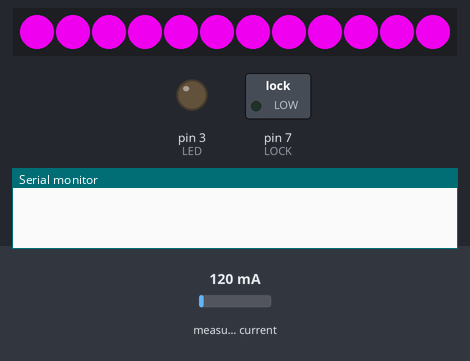
Simulated run of this sketch. Board: Arduino Uno, built with avr-gcc and run on an emulated ATmega328P. Parts: 12 RGB LEDs in strip order, left to right, switched loads named in the sketch (green lamp = pin HIGH), output pins drawn as LEDs (lit = HIGH), the last lines printed to the serial monitor. Dashed ring = blinking. The inputs (shaded band) are chosen by the test bench; at power-on: measured current 120 mA.

Above: at 1.8 s.
At 4.3 s:
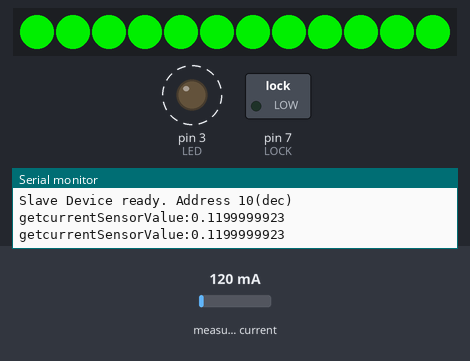
Timing chart, 0 to 40.0 s (numbered marks = the images above):
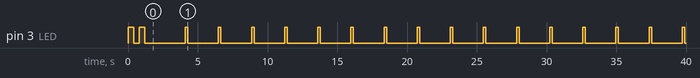

The sketch:

Strommesser.ino
```cpp
/**
    Akkustation I2C SLAVE Modul
    04.05.2016  A.Fischer     Erste Version
    23.05.2016  A.Fischer     Die I2C-Adresse wird per 74hc165 + I2CADDRESS bestimmt
    01.07.2016  A.Fischer     CMD_GETVERSION Implementiert
    10.07.2016  A.Fischer     CMD_LEDON und CMD_LEDOFF, Faecher sind initial ROT
    17.08.2016  A.Fischer     12 LEDs und DIMM auf 0.8
    19.08.2016  A.Fischer     Bei Aufruf von getState() wird die lokale LED angeschaltet, wenn ein Geraet zum Laden angeschlossen ist
    23.08.2016  A.Fischer 102 Addressierung hartverdrahtet. Abfrage des Moduls deaktiviert.
    21.11.2016  A.Fischer 103 Watchdog Timer
    13.12.2016  D.Munke   104 Abfrage auf 74HC595 deaktiviert
    15.12.2016  A.Fischer 200 Vom Master kommen 2 Bytes: Der Befehl und die Zieladresse.
                              In receiveEvent wird gecheckt, ob die Adress des Moduls mit der
                              Adresse des Befehls uebereinstimmt.
                              wdt_Reset() in loop() bei LASTCOMMAND == NO_DEFINE

    26.02.2017  A.Fischer 201 Erweiterung um die Befehle fuer Fingerprint.
    02.04.2017  A.Fischer 202 bei aufruf von Getstate wird ein an A2 angeschlossener Stromsensor abgefragt
    10.04.2017  A.Fischer 203 Neues Command: GETCURRENT liefert zu Diagnosezwecken den Wert des Stromsensors, dafuer die
                              neue Methode getCurrentSensorValue().
    10.08.2017  A.Fischer 204 Bugfixing bei getCurrent.
    27.08.2017  A.Fischer 210 Konsolidierung von CurrentSensor und bisherigem Zweig fuer die kleinen Faecher.
                              Der Unterschied macht sich nach Aussen im Blinken beim Anlegen der Betriebsspannung deutlich:
                              Handyfach blinkt 1x, Fach mit Currentsensor ("grosses Fach") blinkt 2x.
                              Loeschen der Fingerprint-Aufrufe.
    31.11.2017  A.Fischer 211 RS485
    01.03.2018  A.Fischer 005
    07.03.2018  A.Fischer 006 Anpassung in sendData(), weil es mit ByPassCaps auf der Platine zu Farming-Fehlern kam
    11.10.2018  A.Fischer 007 CMD_GETVERSION liefert 211 zurueck. Hier wird ein neues Muster bei gesperrten Faechern angezeigt.
                              Ausserdem ist ein Fach nach dem Anschalten nicht mehr ROT, sondern VIOLETT, damit man die einzelnen
                              Zustaende besser unterscheiden kann.

*/

/*
    Ein Fach, dass fuer einen Stromsensor konfiguriert wurde, kann AUCH den Zustand eine angeschlossenen USB-Geraetes erkennen.
    ABER: In dem Fall muss auf jeden Fall ein Sensor angeschlossen sein, weil die Schaltung sonst falsche Werte liefert.
*/


//*****************************************************************
/*
    FACH_FUER_HANDY 1: Kleines Fach
    FACH_FUER_HANDY 0: Grosses Fach mit angeschlossenem Stromsensor
*/
#define FACH_FUER_HANDY 0
byte I2CADDRESS = 10;
byte MASTERADDRESS= 2;
//*****************************************************************

//#include <Wire.h>
#include <SoftwareSerial.h>
#include <Adafruit_NeoPixel.h>
#include <avr/wdt.h>

#if(!FACH_FUER_HANDY)
#include "EmonLib.h"                   // Include Emon Library
EnergyMonitor emon1;                   // Create an instance
#endif


#define VERSION             211
#define VOLTAGEMINIMUM      0x03  //----Der Wert, der fuer den Stromfluss steht, wenn kein HANDY angeschlossen ist
#define CURRENTMINIMUM      0.36   //Der Wert, der vom Stromsensor kommt, bis zu dem KEIN angeschlossenes Geraet erkannt wird
#define COLORDIMM           0.8

#define NO_DEFINE           0x00
#define CMD_GETVERSION      0x2E
#define CMD_GETSTATE        0x2F
#define CMD_PING            0x01
#define CMD_OPENDOOR        0x02
#define CMD_LEDON           0x03
#define CMD_LEDOFF          0x04
#define CMD_GETCURRENT      0x05
#define CMD_SETCOLOR_RED    0x11
#define CMD_SETCOLOR_GREEN  0x12
#define CMD_SETCOLOR_BLUE   0x13
#define CMD_QRY_PHONE0      0x14
#define CMD_QRY_PHONE1      0x15
#define CMD_SETCOLOR_SPERR  0x16
#define CMDTERMINATOR       0xFA


#define RETURNSTATE_PROCESSING 0x30
#define RETURNSTATE_BASELINE 0x40

#define RETURNSTATE_PHONE0CONNECT 0x01
#define RETURNSTATE_PHONE1CONNECT 0x02
#define RETURNSTATE_CURRENSENSORDETECT 0x04
#define RETURNSTATE_PING_RESPONSE 0x50

#define COLOR_RED   0x41
#define COLOR_GREEN 0x42
#define COLOR_BLUE  0x43

int ws2812b_DataPin          = 4;
int LED                      = 3;
int LOCK                     = 7;  //----Steuert das Relais fuer das Schloss
int HANDY0DETECT             = A0; //----Pin für angeschlossenes Handy
int HANDY1DETECT             = A1; //----Pin für angeschlossenes Handy
int CURRENTSENSOR            = A2; //----Pin fuer Stromsensor


#define SSerialRX        A4  //Serial Receive pin
#define SSerialTX        A5  //Serial Transmit pin

#define SSerialTxControl 2   //RS485 Direction control
#define RS485Transmit    HIGH
#define RS485Receive     LOW


// Parameter 1 = number of pixels in strip
// Parameter 2 = pin number (most are valid)
// Parameter 3 = pixel type flags, add together as needed:
//   NEO_RGB     Pixels are wired for RGB bitstream
//   NEO_GRB     Pixels are wired for GRB bitstream
//   NEO_KHZ400  400 KHz bitstream (e.g. FLORA pixels)
//   NEO_KHZ800  800 KHz bitstream (e.g. High Density LED strip)
Adafruit_NeoPixel strip = Adafruit_NeoPixel(12, ws2812b_DataPin, NEO_GRB + NEO_KHZ800);

SoftwareSerial RS485Serial(SSerialRX, SSerialTX); // RX, TX

byte byLastCommand;
byte byReturn;

unsigned long previousMillis = 0;
const long interval = 1000; //milliseconds
unsigned int iTimeTicker = 0;
const unsigned int TIMETICKERMAX = 10; //seconds

uint8_t iPhone0Connected;
uint8_t iPhone1Connected;

void setup() {


  wdt_enable(WDTO_2S);     //2 s
  pinMode(LED, OUTPUT);

  pinMode( HANDY0DETECT, INPUT);
  pinMode( HANDY1DETECT, INPUT);
  pinMode( CURRENTSENSOR, INPUT);
  pinMode( LOCK, OUTPUT );

#if(!FACH_FUER_HANDY)
  emon1.current(CURRENTSENSOR, 111.1);             // Current: input pin, calibration.
#endif

  ////  I2CADDRESS += read_shift_regs();
  //Wire.begin( I2CADDRESS );        // join i2c bus
  //Wire.onRequest(requestEvent); // register event
  //Wire.onReceive(receiveEvent); // register event

  pinMode(SSerialTxControl, OUTPUT);
  digitalWrite(SSerialTxControl, RS485Receive);  // Init Transceiver


  byLastCommand = NO_DEFINE;
  byReturn = NO_DEFINE;

  digitalWrite(LED, HIGH);
  delay(400);
  digitalWrite(LED, LOW);
  wdt_reset();

  //----Grosse Faecher blinken zweimal
#if(!FACH_FUER_HANDY)
  delay(400);
  digitalWrite(LED, HIGH);
  wdt_reset();
  delay(400);
  digitalWrite(LED, LOW);
  wdt_reset();
#endif

  strip.begin();
  strip.show(); // Initialize all pixels to 'off'

  colorWipe(strip.Color(255, 0, 255), 50); // VIO
  wdt_reset();
  delay(500);
  colorWipe(strip.Color(0, 255, 0), 50); // GRE
  wdt_reset();


  // Start the software serial port, to another device
  RS485Serial.begin(9600);   // set the data rate
  RS485Serial.listen();

  Serial.begin( 9600 );
  Serial.print("Slave Device ready. Address "); Serial.print(I2CADDRESS, DEC); Serial.println("(dec)");

}


void sendData(byte pVal) {
  byte bTX[3] = {pVal, MASTERADDRESS, CMDTERMINATOR};
  Serial.write("sendData():");
  Serial.print(bTX[0], HEX); Serial.print(" "); Serial.print(bTX[1], HEX); Serial.print(" "); Serial.println(bTX[2], HEX);
  //----Delay hier, weil sonst ggf Frmaing-Fehler drohen
  delay(10);
  digitalWrite(SSerialTxControl, RS485Transmit);  // Enable RS485 Transmit
  //delay(20);
  RS485Serial.write(bTX, 3); // Send the byte back
  delay(20);
  digitalWrite(SSerialTxControl, RS485Receive);  // Disable RS485 Transmit
}


/**
   Gibt den aktuellen Zustand des Moduls zurueck
*/
/*
  void requestEvent() {
  //Serial.print("Slave.requestEvent() returning byReturn=");Serial.println(byReturn, HEX);
  //Wire.write( byReturn );
  }
*/

/*
  void x_receiveEvent(int howMany) {
  //  byte bRX[2];
  while (Wire.available()) { //Loop through all but the last
      Wire.read();
  //    bRX[0] = Wire.read();
  //    bRX[1] = Wire.read();
  //    byLastCommand = Wire.read(); // receive byte as a character
  }
  }
*/

/*
  void receiveEvent(int howMany) {
  byte bRX[2];
  uint8_t r = 0;
  while (1 <= Wire.available()) { //Loop through all but the last
    if (r < 2) {
      bRX[r] = Wire.read();
      r++;
    } else {
      Wire.read();  //Puffer leeren
    }
  }

  if (bRX[1] == I2CADDRESS) {
    //digitalWrite(LED, HIGH);
    //Serial.print(bRX[0], HEX);Serial.print(' ');Serial.print(bRX[1], HEX);Serial.println();
    byLastCommand = bRX[0];
  }
  }
*/

/**
   Im Wesentlichen warten wir hier darauf, dass wir einen Befehl bekommen
   und reagieren darauf.
*/

boolean bCmdComplete = false;
boolean bLED = true;

void loop() {

  uint8_t iVal = getCurrentSensorValue(); //queryPhone1();
  //Serial.print("val:");Serial.println(iVal, DEC);
  RS485Serial.print("val:");RS485Serial.println(iVal, DEC);
  delay(1000);
  digitalWrite(LED, bLED);
  bLED = !bLED;
/*
  uint8_t r = 0;
  byte bRX[3]= {0, 0, 0};
  bCmdComplete = false;
  byReturn = RETURNSTATE_PROCESSING;

  while( !bCmdComplete ){
    if (RS485Serial.available()) {
      //Serial.print(".");
      byte tmp = RS485Serial.read();
      if (tmp!=CMDTERMINATOR){
        if(r<2){
          bRX[r] = tmp;
          r++;
        }
      } else {
        //Serial.println("Terminator");
        bCmdComplete = true;
        r=0;
        //RS485Serial.read();  //Puffer leeren
      }

      if( bCmdComplete ){
        //Serial.print("Receive Finish:"); Serial.print(bRX[0], HEX); Serial.print(" "); Serial.print(bRX[1], HEX); Serial.print(" "); Serial.println(bRX[2], HEX);

        if (bRX[1] == I2CADDRESS) {
          byLastCommand = bRX[0];
          wdt_reset();
        }
      }
      wdt_reset();
    }
    wdt_reset();
  }//while


  if (byLastCommand == NO_DEFINE) {
    //----nix...
    wdt_reset();
  } else if (byLastCommand == CMD_PING) {
    Serial.println("Received PING");
    byReturn = RETURNSTATE_PROCESSING;
    byReturn = RETURNSTATE_PING_RESPONSE;
    byLastCommand = NO_DEFINE;

  } else if (byLastCommand == CMD_GETCURRENT) {
    Serial.println("Received GETCURRENT");
    byReturn = RETURNSTATE_PROCESSING;
    byReturn = getCurrentSensorValue();
    byLastCommand = NO_DEFINE;


  } else if (byLastCommand == CMD_GETSTATE) {
    Serial.println("Received GETSTATE");
    byReturn = RETURNSTATE_PROCESSING;
    byReturn = getSystemState();
    if (byReturn == RETURNSTATE_BASELINE) {
      digitalWrite(LED, LOW);
    } else {
      digitalWrite(LED, HIGH);
    }
    byLastCommand = NO_DEFINE;

  } else if (byLastCommand == CMD_OPENDOOR) {
    Serial.println("Received OPENDOOR");
    byReturn = RETURNSTATE_PROCESSING;
    openDoor( 500 );
    byReturn = getSystemState();
    byLastCommand = NO_DEFINE;

  } else if (byLastCommand == CMD_SETCOLOR_RED) {
    Serial.println("Received SETCOLOR_RED");
    byReturn = RETURNSTATE_PROCESSING;
    setColor( COLOR_RED );
    byReturn = getSystemState();
    byLastCommand = NO_DEFINE;

  } else if (byLastCommand == CMD_SETCOLOR_GREEN) {
    Serial.println("Received SETCOLOR_GREEN");
    byReturn = RETURNSTATE_PROCESSING;
    setColor( COLOR_GREEN );
    byReturn = getSystemState();
    byLastCommand = NO_DEFINE;

  } else if (byLastCommand == CMD_SETCOLOR_BLUE) {
    Serial.println("Received SETCOLOR_BLUE");
    byReturn = RETURNSTATE_PROCESSING;
    setColor( COLOR_BLUE );
    byReturn = getSystemState();
    byLastCommand = NO_DEFINE;

  } else if (byLastCommand == CMD_SETCOLOR_SPERR) {
    Serial.println("Received SETCOLOR_SPERR");
    byReturn = RETURNSTATE_PROCESSING;
    setColor_Sperr();
    byReturn = getSystemState();
    byLastCommand = NO_DEFINE;


  } else if (byLastCommand == CMD_QRY_PHONE0) {
    Serial.println("Received QRY_PHONE0");
    byReturn = RETURNSTATE_PROCESSING;
    //    setColor( COLOR_BLUE );
    //delay(50);
    //    setColor( COLOR_GREEN );
    byReturn = queryPhone0();
    //    byReturn = getSystemState();
    byLastCommand = NO_DEFINE;

  } else if (byLastCommand == CMD_QRY_PHONE1) {
    Serial.println("Received QRY_PHONE1");
    byReturn = RETURNSTATE_PROCESSING;
    //    setColor( COLOR_BLUE );
    //delay(50);
    //    setColor( COLOR_GREEN );
    byReturn = queryPhone1();
    //    byReturn = getSystemState();
    byLastCommand = NO_DEFINE;

  } else if (byLastCommand == CMD_GETVERSION) {
    Serial.println("Received GETVERSION");
    byReturn = RETURNSTATE_PROCESSING;
    byReturn = VERSION;
    //    byReturn = getSystemState();
    byLastCommand = NO_DEFINE;

  } else if (byLastCommand == CMD_LEDON) {
    Serial.println("Received LEDON");
    byReturn = RETURNSTATE_PROCESSING;
    digitalWrite(LED, HIGH);
    byReturn = getSystemState();
    byLastCommand = NO_DEFINE;

  } else if (byLastCommand == CMD_LEDOFF) {
    Serial.println("Received LEDOFF");
    byReturn = RETURNSTATE_PROCESSING;
    digitalWrite(LED, LOW);
    byReturn = getSystemState();
    byLastCommand = NO_DEFINE;
  }

  if(byReturn != RETURNSTATE_PROCESSING){
    sendData(byReturn);
  }

*/
  wdt_reset();
}//loop


/**
   Gibt den Zustand des Moduls wieder.
   Ein Fach, dass fuer einen Stromsensor konfiguriert ist, kann AUCH ein angeschlossenes USB-Geraet erkennen.
   Es muss aber ein Stromsensor angeschlossen sein, weil die Schaltung sonst falsche Werte liefert.
*/
uint8_t getSystemState() {
#if(FACH_FUER_HANDY)
  return RETURNSTATE_BASELINE + getPhone0Connect() + getPhone1Connect();
#else
  return RETURNSTATE_BASELINE + getPhone0Connect() + getPhone1Connect() + getCurrentSensorConnect();
#endif

}

/**
   gibt zurueck, ob ein Telefon an Port 0 angeschlossen ist
*/
uint8_t getPhone0Connect() {

  uint8_t iReturn = 0x00;
  wdt_reset();
  return iReturn;
}

/**
   gibt zurueck, ob ein Telefon an Port 1 angeschlossen ist
   Dazu werden mehrere aufeinanderfolgende Messungen durchgefuehrt.
   Wenn alle OK sind, ist ein Geraet angeschlossen, ansonsten nicht.
*/
uint8_t getPhone1Connect() {
  uint8_t iReturn = 0x00;
  boolean bConnected = true;
  int iVal;

  for (int i = 0; i < 5; i++) {
    iVal = queryPhone1();
    if (iVal < VOLTAGEMINIMUM) {
      bConnected = false;
      break;
    } else {
      delay(100);
      wdt_reset();
    }
    wdt_reset();
  }

  if (bConnected) {
    iReturn = RETURNSTATE_PHONE1CONNECT;
  }
  return iReturn;
}

uint8_t getCurrentSensorConnect() {
  uint8_t iReturn = 0x00;

  if ( getCurrentSensorValue() > CURRENTMINIMUM ) {
    iReturn = RETURNSTATE_CURRENSENSORDETECT;
  }

  return iReturn;
}

uint8_t getCurrentSensorValue() {
  uint8_t iReturn = 0x00;
  double Irms;
#if(!FACH_FUER_HANDY)
  Irms = emon1.calcIrms(1480);
#else
  Irms = 0;
#endif
  Serial.print("getcurrentSensorValue:"); Serial.println(Irms, DEC);

  if ( Irms > CURRENTMINIMUM ) {
    digitalWrite(LED, HIGH);
  } else {
    digitalWrite(LED, LOW);
  }
  iReturn = map(Irms, .0, 100.0, 0, 100);

  return iReturn;
}

/**
   Kann aufgerufen werden per CMD_PHONE0.
   Ist eigentlich eine Debug-Funktion und sollte nicht produktiv genutzt werden
*/
uint8_t queryPhone0() {
  uint8_t iReturn = 0x00;
  int iVal = analogRead(HANDY0DETECT);
  int iTemp = map(iVal, 0, 1023, 0, 30000);
  iReturn = 30000 - iTemp;
  return iReturn;
}

uint8_t queryPhone1() {
  uint8_t iReturn = 0x00;
  int iVal = analogRead(HANDY1DETECT);
  //int iTemp = map(iVal, 0, 1023, 0, 4000);
  //iReturn = /*4001 -*/ iTemp;
  //iReturn = iVal;
  //return iReturn;
  return iVal;
}


/**
   Sendet ein Signal an das Relais fuer die Tuer.
   Mit dem Returnwert sind wir geruestet, um spaeter
   ggf. Schließkontakte verarbeiten zu koennen
*/
boolean openDoor(int pRelaisTime) {

  //Serial.print("openDoor()");
  digitalWrite( LOCK, HIGH );
  //Serial.print("..delayStart...");
  delay( pRelaisTime );
  //Serial.println("..delayEnde...");
  digitalWrite( LOCK, LOW );
  wdt_reset();
  //Serial.println("..done");
  return true;
}

/**
   setzt die Farbe der LEDs im Ladefach
*/
boolean setColor(byte pColor) {

  if ( pColor == COLOR_RED) {
    Serial.println("Setting Color to RED");
    colorWipe(strip.Color(255, 0, 0), 50); // Red
  } else if ( pColor == COLOR_GREEN) {
    Serial.println("Setting Color to GREEN");
    colorWipe(strip.Color(0, 255, 0), 50); // Green
  } else if ( pColor == COLOR_BLUE) {
    Serial.print("Setting Color to BLUE, Waiting 30 seconds...");
    colorWipe(strip.Color(0, 0, 255), 50); // Blue
  }
}


boolean setColor_Sperr(){
  Serial.println("Setting Color to SPERR");
  colorWipe(strip.Color(0, 0, 0), 10); // Red
  strip.setPixelColor(0, strip.Color(255, 0, 0) * COLORDIMM);
  strip.setPixelColor(strip.numPixels()-1, strip.Color(255, 0, 0) * COLORDIMM);
  strip.show();
  delay(10);
}


// Fill the dots one after the other with a color
void colorWipe(uint32_t c, uint8_t wait) {
  for (uint16_t i = 0; i < strip.numPixels(); i++) {
    strip.setPixelColor(i, c * COLORDIMM);
    strip.show();
    delay(wait);
  }
  wdt_reset();
}
```

Measured:
- by itself, pin 3 (LED): goes LOW 0.40 s, HIGH 0.40 s, LOW 2.9 s, 15 × (HIGH 0.18 s, LOW 2.2 s), HIGH 0.18 s, then LOW
- what the display in image 0 shows lasts 0.5 s, from 1.8 s to 2.3 s
